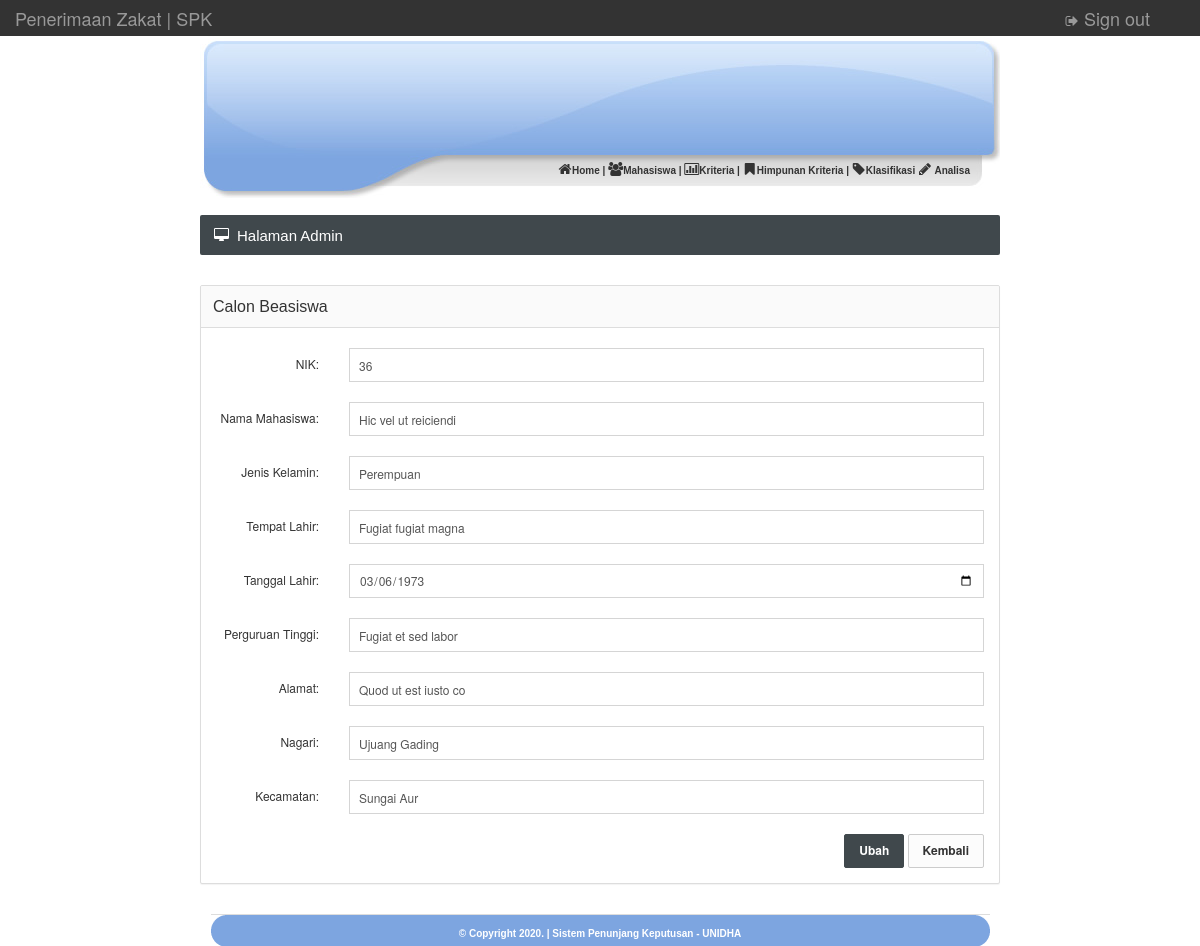
Screenshot of /admin/mahasiswa_edit.php?nik_mhs=36 (signed in) with the database file from the repository.
### tables this page shows
CREATE TABLE `calonbeasiswa` (
  `nik_mhs` varchar(10) NOT NULL,
  `nama_mhs` varchar(100) NOT NULL,
  `jenis_kelamin` varchar(20) NOT NULL,
  `tempat_lahir` varchar(100) NOT NULL,
  `tanggal_lahir` date NOT NULL,
  `perguruan_tinggi` varchar(100) NOT NULL,
  `alamat` varchar(100) NOT NULL,
  `nagari` varchar(20) NOT NULL,
  `kecamatan` varchar(30) NOT NULL,
  PRIMARY KEY (`nik_mhs`)
);

### admin/mahasiswa_edit.php (the view, shortened to what this page needs)
<?php
include "head.php";
?>
			<?php include "menu.php"; ?>
			</div>
		<br />
		<div id="content">
			<div class="page-title">
				<h5><i class="fa fa-desktop"></i> Halaman Admin</h5>
			</div>
<?php
$nik_mhs = $_GET['nik_mhs'];
$query = mysql_query("select * from calonbeasiswa where nik_mhs='$nik_mhs'");
$dataku = mysql_fetch_array($query);
?>
			<form class="form-horizontal" action="mahasiswa_edit.php" method="post" role="form">
				<div class="panel panel-default">
					<div class="panel-heading"><h6 class="panel-title">Calon Beasiswa</h6></div>
					<div class="panel-body">
						<div class="form-group">
							<label class="col-sm-2 control-label text-right">NIK:</label>
							<div class="col-sm-10">
								<input type="text" name="nik_mhs" value="<?php echo $dataku['nik_mhs']; ?>" class="form-control" required>
							</div>
						</div>
						<div class="form-group">
							<label class="col-sm-2 control-label text-right">Nama Mahasiswa:</label>
							<div class="col-sm-10">
								<input type="text" name="nama_mhs" value="<?php echo $dataku['nama_mhs']; ?>" required class="form-control">
							</div>
						</div>
						<div class="form-group">
							<label class="col-sm-2 control-label text-right">Jenis Kelamin:</label>
							<div class="col-sm-10">
								<input type="text" name="jenis_kelamin" value="<?php echo $dataku['jenis_kelamin']; ?>" required class="form-control">
							</div>
						</div>
						<div class="form-group">
                            <label class="col-sm-2 control-label text-right">Tempat Lahir:</label>
                            <div class="col-sm-10">
                                <input type="text" name="tempat_lahir" value="<?php echo $dataku['tempat_lahir']; ?>" required class="form-control">
                            </div>
                        </div>
						<div class="form-group">
                            <label class="col-sm-2 control-label text-right">Tanggal Lahir:</label>
                            <div class="col-sm-10">
                                <input type="date" name="tanggal_lahir" value="<?php echo $dataku['tanggal_lahir']; ?>" required class="form-control">
                            </div>
                        </div>
						<div class="form-group">
							<label class="col-sm-2 control-label text-right">Perguruan Tinggi:</label>
							<div class="col-sm-10">
								<input type="text" name="perguruan_tinggi" value="<?php echo $dataku['perguruan_tinggi']; ?>" required class="form-control">
							</div>
						</div>
						<div class="form-group">
							<label class="col-sm-2 control-label text-right">Alamat:</label>
							<div class="col-sm-10">
								<input type="text" name="alamat" value="<?php echo $dataku['alamat']; ?>" required class="form-control">
							</div>
						</div>
						<div class="form-group">
                            <label class="col-sm-2 control-label text-right">Nagari:</label>
                            <div class="col-sm-10">
                                <input type="text" name="nagari" value="<?php echo $dataku['nagari']; ?>"required class="form-control">
                            </div>
                        </div>
						<div class="form-group">
                            <label class="col-sm-2 control-label text-right">Kecamatan:</label>
                            <div class="col-sm-10">
                                <input type="text" name="kecamatan" value="<?php echo $dataku['kecamatan']; ?>"required class="form-control">
                            </div>
                        </div>
					<div class="form-action text-right">
						<input type="submit" name="ubah" value="Ubah" class="btn btn-primary">
						<input type="button" name="kembali" value="Kembali" onClick="javascript:history.back()" class="btn btn-default">
					</div>
				</div>
			</div>
			</form>
<?php include "footer.php"; ?>

### images/style.css (style rules this page uses)
body { margin-top: 0px; margin-left: 0px; margin-right: 0px; margin-bottom: 0px; }
#content { width: 800px; }

### css/brain-theme.css (style rules this page uses)
html { height: 100%; }
body { background: url(../images/interface/background.png) repeat; font-size: 12px; min-height: 100%; position: relative; padding-top: 36px; }
label { font-weight: 500; }
h5, .h5 { font-size: 16px; }
h6, .h6 { font-size: 14px; }
h5 .fa, .h5 .fa { margin: 0 8px 0 0; float: left; }
.btn { font-size: 12px; padding: 7px 14px 8px 14px; border-radius: 2px; font-weight: bold; }
.btn-default { background-color: #fcfcfc; }
.btn-primary { background-color: #40484C; border-color: #40484C; }
.panel { margin-bottom: 30px; border-radius: 2px; }
.panel-heading { padding: 0; border-top-right-radius: 2px; border-top-left-radius: 2px; position: relative; }
.panel-heading:after { content: ""; display: table; clear: both; }
.panel-title { padding: 12px 12px 11px 12px; float: left; display: block; }
.panel-body { position: relative; }
.panel-default > .panel-heading { background: #fafafa; }
.form-group { margin-bottom: 20px; }
.panel .form-group:first-child, .well .form-group:first-child { margin-top: 5px; }
.form-control { padding: 8px 9px 7px 9px; font-size: 12px; border-color: #d5d5d5; box-shadow: none; border-radius: 0; }
input[type=text], input[type=password], textarea { -webkit-appearance: none; }
.form-horizontal .control-label, .form-horizontal .radio, .form-horizontal .checkbox, .form-horizontal .radio-inline, .form-horizontal .checkbox-inline { margin-bottom: 5px; }
@media (min-width: 768px) { .form-horizontal .control-label { text-align: left; } }
@media (min-width: 768px) { .form-horizontal .control-label.text-right { text-align: right; } }

### css/styles.css (style rules this page uses)
@media (min-width: 768px) { a, .btn, .caret, .close, .sidebar, .select2-choice abbr, .select2-highlighted, .ui-slider-range, .ui-datepicker-trigger, .ui-timepicker-list li, .checker span:after, .checker span, .navbar-toggle, .thumb-options, .select2-arrow b, .thumb-zoom img, .fc-button, .page-content { -webkit-transition: all 0.15s ease-in-out; -moz-transition: all 0.15s ease-in-out; -o-transition: all 0.15s ease-in-out; transition: all 0.15s ease-in-out; } }
.fa { position: relative; font-size: 14px; min-width: 14px; text-align: center; }
h1, h2, h3, h4, h5, h6, .navigation > li > a, .stats li span { font-family: 'Cuprum', sans-serif; font-weight: normal; }
.page-title { color: #fff; background-color: #40484C; -moz-box-shadow: 0 1px 0 #fff; -webkit-box-shadow: 0 1px 0 #FFF; box-shadow: 0 1px 0 #FFF; border-radius: 2px; margin-bottom: 30px; }
.page-title:after { content: ""; display: table; clear: both; }
.page-title h5 { margin: 0; float: left; display: block; font-size: 15px; padding: 13px 14px 12px 14px; line-height: 1; }

### rows the page displays
calonbeasiswa: nik_mhs "36", nama_mhs "Hic vel ut reiciendi", jenis_kelamin "Perempuan", tempat_lahir "Fugiat fugiat magna", tanggal_lahir "03/06/1973", perguruan_tinggi "Fugiat et sed labor", alamat "Quod ut est iusto co", nagari "Ujuang Gading", kecamatan "Sungai Aur"
